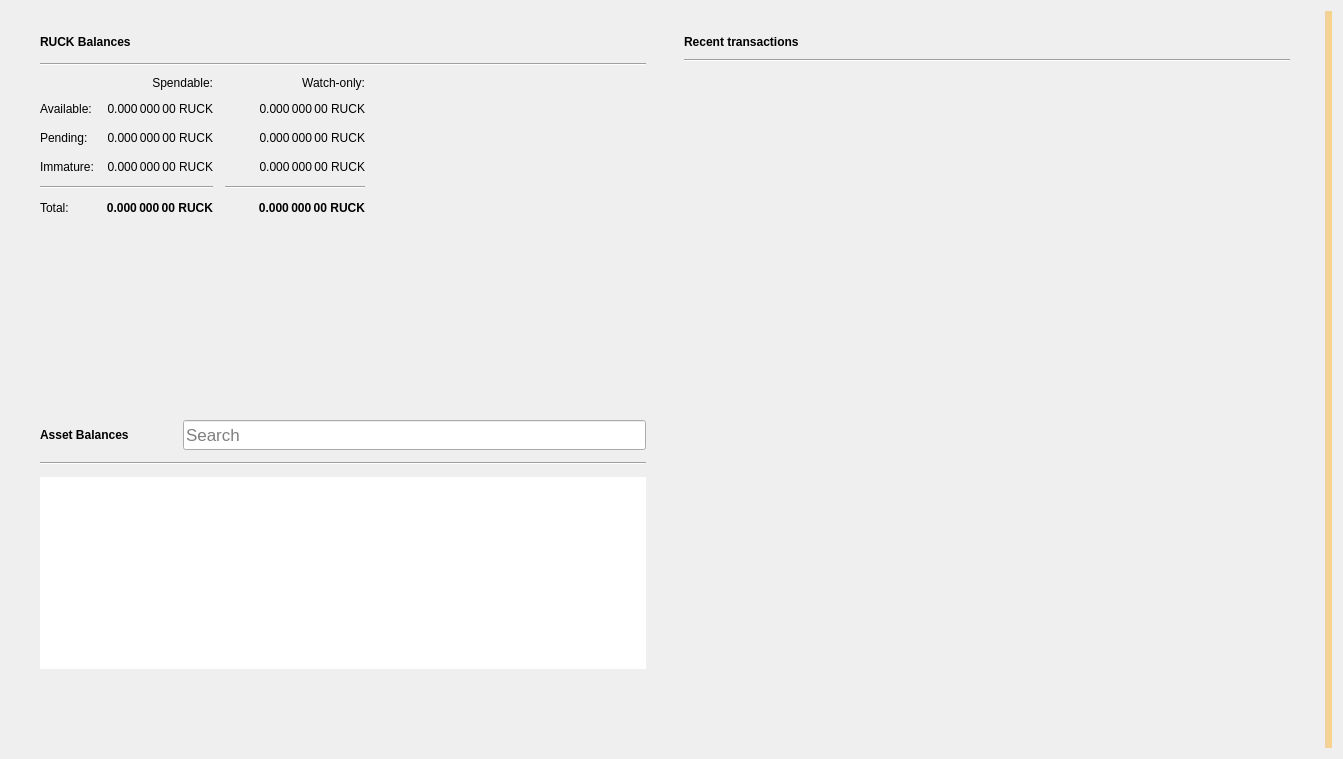
<?xml version="1.0" encoding="UTF-8"?>
<ui version="4.0">
 <class>OverviewPage</class>
 <widget class="QWidget" name="OverviewPage">
  <property name="geometry">
   <rect>
    <x>0</x>
    <y>0</y>
    <width>1343</width>
    <height>759</height>
   </rect>
  </property>
  <property name="minimumSize">
   <size>
    <width>760</width>
    <height>0</height>
   </size>
  </property>
  <property name="windowTitle">
   <string>Form</string>
  </property>
  <property name="autoFillBackground">
   <bool>false</bool>
  </property>
  <layout class="QGridLayout" name="gridLayout_3">
   <item row="0" column="1">
    <layout class="QVBoxLayout" name="verticalLayout_7">
     <property name="spacing">
      <number>0</number>
     </property>
     <property name="leftMargin">
      <number>0</number>
     </property>
     <property name="topMargin">
      <number>0</number>
     </property>
     <property name="rightMargin">
      <number>0</number>
     </property>
     <property name="bottomMargin">
      <number>0</number>
     </property>
     <item>
      <layout class="QHBoxLayout" name="horizontalLayout" stretch="0,0">
       <property name="spacing">
        <number>20</number>
       </property>
       <property name="sizeConstraint">
        <enum>QLayout::SetMinAndMaxSize</enum>
       </property>
       <property name="leftMargin">
        <number>20</number>
       </property>
       <property name="topMargin">
        <number>20</number>
       </property>
       <property name="rightMargin">
        <number>20</number>
       </property>
       <property name="bottomMargin">
        <number>20</number>
       </property>
       <item>
        <layout class="QVBoxLayout" name="verticalLayout_2">
         <property name="spacing">
          <number>0</number>
         </property>
         <property name="rightMargin">
          <number>0</number>
         </property>
         <item>
          <widget class="QFrame" name="frame">
           <property name="sizePolicy">
            <sizepolicy hsizetype="Preferred" vsizetype="Preferred">
             <horstretch>0</horstretch>
             <verstretch>0</verstretch>
            </sizepolicy>
           </property>
           <property name="minimumSize">
            <size>
             <width>350</width>
             <height>180</height>
            </size>
           </property>
           <property name="frameShape">
            <enum>QFrame::NoFrame</enum>
           </property>
           <property name="frameShadow">
            <enum>QFrame::Raised</enum>
           </property>
           <property name="lineWidth">
            <number>5</number>
           </property>
           <layout class="QVBoxLayout" name="verticalLayout_4">
            <property name="spacing">
             <number>10</number>
            </property>
            <property name="topMargin">
             <number>0</number>
            </property>
            <property name="bottomMargin">
             <number>0</number>
            </property>
            <item>
             <layout class="QHBoxLayout" name="horizontalLayout_4">
              <property name="spacing">
               <number>6</number>
              </property>
              <item>
               <widget class="QLabel" name="rvnBalancesLabel">
                <property name="font">
                 <font>
                  <weight>75</weight>
                  <bold>true</bold>
                 </font>
                </property>
                <property name="text">
                 <string>RUCK Balances</string>
                </property>
               </widget>
              </item>
              <item>
               <widget class="QPushButton" name="labelWalletStatus">
                <property name="enabled">
                 <bool>true</bool>
                </property>
                <property name="maximumSize">
                 <size>
                  <width>30</width>
                  <height>16777215</height>
                 </size>
                </property>
                <property name="toolTip">
                 <string>The displayed information may be out of date. Your wallet automatically synchronizes with the Raven network after a connection is established, but this process has not completed yet.</string>
                </property>
                <property name="text">
                 <string/>
                </property>
                <property name="icon">
                 <iconset>
                  <normaloff>:/icons/warning</normaloff>
                  <disabledoff>:/icons/warning</disabledoff>:/icons/warning</iconset>
                </property>
                <property name="iconSize">
                 <size>
                  <width>24</width>
                  <height>24</height>
                 </size>
                </property>
                <property name="flat">
                 <bool>true</bool>
                </property>
               </widget>
              </item>
              <item>
               <spacer name="horizontalSpacer_3">
                <property name="orientation">
                 <enum>Qt::Horizontal</enum>
                </property>
                <property name="sizeHint" stdset="0">
                 <size>
                  <width>40</width>
                  <height>20</height>
                 </size>
                </property>
               </spacer>
              </item>
             </layout>
            </item>
            <item>
             <widget class="Line" name="line_2">
              <property name="orientation">
               <enum>Qt::Horizontal</enum>
              </property>
             </widget>
            </item>
            <item>
             <layout class="QGridLayout" name="gridLayout">
              <property name="bottomMargin">
               <number>5</number>
              </property>
              <property name="spacing">
               <number>12</number>
              </property>
              <item row="3" column="2">
               <widget class="QLabel" name="labelWatchImmature">
                <property name="font">
                 <font>
                  <weight>50</weight>
                  <bold>false</bold>
                 </font>
                </property>
                <property name="cursor">
                 <cursorShape>IBeamCursor</cursorShape>
                </property>
                <property name="toolTip">
                 <string>Mined balance in watch-only addresses that has not yet matured</string>
                </property>
                <property name="text">
                 <string notr="true">0.000 000 00 RUCK</string>
                </property>
                <property name="alignment">
                 <set>Qt::AlignRight|Qt::AlignTrailing|Qt::AlignVCenter</set>
                </property>
                <property name="textInteractionFlags">
                 <set>Qt::LinksAccessibleByMouse|Qt::TextSelectableByKeyboard|Qt::TextSelectableByMouse</set>
                </property>
               </widget>
              </item>
              <item row="2" column="3">
               <spacer name="horizontalSpacer_2">
                <property name="orientation">
                 <enum>Qt::Horizontal</enum>
                </property>
                <property name="sizeHint" stdset="0">
                 <size>
                  <width>40</width>
                  <height>20</height>
                 </size>
                </property>
               </spacer>
              </item>
              <item row="1" column="0">
               <widget class="QLabel" name="labelBalanceText">
                <property name="text">
                 <string>Available:</string>
                </property>
               </widget>
              </item>
              <item row="1" column="2">
               <widget class="QLabel" name="labelWatchAvailable">
                <property name="font">
                 <font>
                  <weight>50</weight>
                  <bold>false</bold>
                 </font>
                </property>
                <property name="cursor">
                 <cursorShape>IBeamCursor</cursorShape>
                </property>
                <property name="toolTip">
                 <string>Your current balance in watch-only addresses</string>
                </property>
                <property name="text">
                 <string notr="true">0.000 000 00 RUCK</string>
                </property>
                <property name="alignment">
                 <set>Qt::AlignRight|Qt::AlignTrailing|Qt::AlignVCenter</set>
                </property>
                <property name="textInteractionFlags">
                 <set>Qt::LinksAccessibleByMouse|Qt::TextSelectableByKeyboard|Qt::TextSelectableByMouse</set>
                </property>
               </widget>
              </item>
              <item row="2" column="1">
               <widget class="QLabel" name="labelUnconfirmed">
                <property name="font">
                 <font>
                  <weight>50</weight>
                  <bold>false</bold>
                 </font>
                </property>
                <property name="cursor">
                 <cursorShape>IBeamCursor</cursorShape>
                </property>
                <property name="toolTip">
                 <string>Total of transactions that have yet to be confirmed, and do not yet count toward the spendable balance</string>
                </property>
                <property name="text">
                 <string notr="true">0.000 000 00 RUCK</string>
                </property>
                <property name="alignment">
                 <set>Qt::AlignRight|Qt::AlignTrailing|Qt::AlignVCenter</set>
                </property>
                <property name="textInteractionFlags">
                 <set>Qt::LinksAccessibleByMouse|Qt::TextSelectableByKeyboard|Qt::TextSelectableByMouse</set>
                </property>
               </widget>
              </item>
              <item row="4" column="2">
               <widget class="Line" name="lineWatchBalance">
                <property name="sizePolicy">
                 <sizepolicy hsizetype="Preferred" vsizetype="Fixed">
                  <horstretch>0</horstretch>
                  <verstretch>0</verstretch>
                 </sizepolicy>
                </property>
                <property name="minimumSize">
                 <size>
                  <width>140</width>
                  <height>0</height>
                 </size>
                </property>
                <property name="orientation">
                 <enum>Qt::Horizontal</enum>
                </property>
               </widget>
              </item>
              <item row="0" column="1">
               <widget class="QLabel" name="labelSpendable">
                <property name="text">
                 <string>Spendable:</string>
                </property>
                <property name="alignment">
                 <set>Qt::AlignRight|Qt::AlignTrailing|Qt::AlignVCenter</set>
                </property>
               </widget>
              </item>
              <item row="3" column="0">
               <widget class="QLabel" name="labelImmatureText">
                <property name="text">
                 <string>Immature:</string>
                </property>
               </widget>
              </item>
              <item row="5" column="2">
               <widget class="QLabel" name="labelWatchTotal">
                <property name="font">
                 <font>
                  <weight>75</weight>
                  <bold>true</bold>
                 </font>
                </property>
                <property name="cursor">
                 <cursorShape>IBeamCursor</cursorShape>
                </property>
                <property name="toolTip">
                 <string>Current total balance in watch-only addresses</string>
                </property>
                <property name="text">
                 <string notr="true">0.000 000 00 RUCK</string>
                </property>
                <property name="alignment">
                 <set>Qt::AlignRight|Qt::AlignTrailing|Qt::AlignVCenter</set>
                </property>
                <property name="textInteractionFlags">
                 <set>Qt::LinksAccessibleByMouse|Qt::TextSelectableByKeyboard|Qt::TextSelectableByMouse</set>
                </property>
               </widget>
              </item>
              <item row="4" column="0" colspan="2">
               <widget class="Line" name="line">
                <property name="orientation">
                 <enum>Qt::Horizontal</enum>
                </property>
               </widget>
              </item>
              <item row="0" column="2">
               <widget class="QLabel" name="labelWatchonly">
                <property name="text">
                 <string>Watch-only:</string>
                </property>
                <property name="alignment">
                 <set>Qt::AlignRight|Qt::AlignTrailing|Qt::AlignVCenter</set>
                </property>
               </widget>
              </item>
              <item row="5" column="1">
               <widget class="QLabel" name="labelTotal">
                <property name="font">
                 <font>
                  <weight>75</weight>
                  <bold>true</bold>
                 </font>
                </property>
                <property name="cursor">
                 <cursorShape>IBeamCursor</cursorShape>
                </property>
                <property name="toolTip">
                 <string>Your current total balance</string>
                </property>
                <property name="text">
                 <string notr="true">0.000 000 00 RUCK</string>
                </property>
                <property name="alignment">
                 <set>Qt::AlignRight|Qt::AlignTrailing|Qt::AlignVCenter</set>
                </property>
                <property name="textInteractionFlags">
                 <set>Qt::LinksAccessibleByMouse|Qt::TextSelectableByKeyboard|Qt::TextSelectableByMouse</set>
                </property>
               </widget>
              </item>
              <item row="1" column="1">
               <widget class="QLabel" name="labelBalance">
                <property name="font">
                 <font>
                  <weight>50</weight>
                  <bold>false</bold>
                 </font>
                </property>
                <property name="cursor">
                 <cursorShape>IBeamCursor</cursorShape>
                </property>
                <property name="toolTip">
                 <string>Your current spendable balance</string>
                </property>
                <property name="text">
                 <string notr="true">0.000 000 00 RUCK</string>
                </property>
                <property name="alignment">
                 <set>Qt::AlignRight|Qt::AlignTrailing|Qt::AlignVCenter</set>
                </property>
                <property name="textInteractionFlags">
                 <set>Qt::LinksAccessibleByMouse|Qt::TextSelectableByKeyboard|Qt::TextSelectableByMouse</set>
                </property>
               </widget>
              </item>
              <item row="2" column="0">
               <widget class="QLabel" name="labelPendingText">
                <property name="text">
                 <string>Pending:</string>
                </property>
               </widget>
              </item>
              <item row="5" column="0">
               <widget class="QLabel" name="labelTotalText">
                <property name="text">
                 <string>Total:</string>
                </property>
               </widget>
              </item>
              <item row="3" column="1">
               <widget class="QLabel" name="labelImmature">
                <property name="font">
                 <font>
                  <weight>50</weight>
                  <bold>false</bold>
                 </font>
                </property>
                <property name="cursor">
                 <cursorShape>IBeamCursor</cursorShape>
                </property>
                <property name="toolTip">
                 <string>Mined balance that has not yet matured</string>
                </property>
                <property name="text">
                 <string notr="true">0.000 000 00 RUCK</string>
                </property>
                <property name="alignment">
                 <set>Qt::AlignRight|Qt::AlignTrailing|Qt::AlignVCenter</set>
                </property>
                <property name="textInteractionFlags">
                 <set>Qt::LinksAccessibleByMouse|Qt::TextSelectableByKeyboard|Qt::TextSelectableByMouse</set>
                </property>
               </widget>
              </item>
              <item row="2" column="2">
               <widget class="QLabel" name="labelWatchPending">
                <property name="font">
                 <font>
                  <weight>50</weight>
                  <bold>false</bold>
                 </font>
                </property>
                <property name="cursor">
                 <cursorShape>IBeamCursor</cursorShape>
                </property>
                <property name="toolTip">
                 <string>Unconfirmed transactions to watch-only addresses</string>
                </property>
                <property name="text">
                 <string notr="true">0.000 000 00 RUCK</string>
                </property>
                <property name="alignment">
                 <set>Qt::AlignRight|Qt::AlignTrailing|Qt::AlignVCenter</set>
                </property>
                <property name="textInteractionFlags">
                 <set>Qt::LinksAccessibleByMouse|Qt::TextSelectableByKeyboard|Qt::TextSelectableByMouse</set>
                </property>
               </widget>
              </item>
             </layout>
            </item>
           </layout>
          </widget>
         </item>
         <item>
          <widget class="QWidget" name="assetVerticalSpaceWidget2" native="true">
           <property name="autoFillBackground">
            <bool>false</bool>
           </property>
           <layout class="QVBoxLayout" name="verticalLayout_6">
            <item>
             <spacer name="verticalSpacer_4">
              <property name="orientation">
               <enum>Qt::Vertical</enum>
              </property>
              <property name="sizeType">
               <enum>QSizePolicy::MinimumExpanding</enum>
              </property>
              <property name="sizeHint" stdset="0">
               <size>
                <width>20</width>
                <height>10</height>
               </size>
              </property>
             </spacer>
            </item>
           </layout>
          </widget>
         </item>
         <item>
          <widget class="QFrame" name="assetFrame">
           <property name="minimumSize">
            <size>
             <width>350</width>
             <height>150</height>
            </size>
           </property>
           <property name="autoFillBackground">
            <bool>true</bool>
           </property>
           <property name="frameShape">
            <enum>QFrame::NoFrame</enum>
           </property>
           <property name="frameShadow">
            <enum>QFrame::Plain</enum>
           </property>
           <property name="lineWidth">
            <number>0</number>
           </property>
           <layout class="QVBoxLayout" name="verticalLayout_5">
            <property name="spacing">
             <number>12</number>
            </property>
            <item>
             <layout class="QHBoxLayout" name="assetBalanceHorizontalLayout">
              <item alignment="Qt::AlignVCenter">
               <widget class="QLabel" name="assetBalanceLabel">
                <property name="font">
                 <font>
                  <weight>75</weight>
                  <bold>true</bold>
                 </font>
                </property>
                <property name="text">
                 <string>Asset Balances</string>
                </property>
               </widget>
              </item>
              <item>
               <widget class="QPushButton" name="labelAssetStatus">
                <property name="enabled">
                 <bool>true</bool>
                </property>
                <property name="maximumSize">
                 <size>
                  <width>30</width>
                  <height>16777215</height>
                 </size>
                </property>
                <property name="toolTip">
                 <string>The displayed information may be out of date. Your wallet automatically synchronizes with the Raven network after a connection is established, but this process has not completed yet.</string>
                </property>
                <property name="text">
                 <string/>
                </property>
                <property name="icon">
                 <iconset>
                  <normaloff>:/icons/warning</normaloff>
                  <disabledoff>:/icons/warning</disabledoff>:/icons/warning</iconset>
                </property>
                <property name="iconSize">
                 <size>
                  <width>24</width>
                  <height>24</height>
                 </size>
                </property>
                <property name="flat">
                 <bool>true</bool>
                </property>
               </widget>
              </item>
              <item alignment="Qt::AlignBottom">
               <widget class="QLineEdit" name="assetSearch">
                <property name="sizePolicy">
                 <sizepolicy hsizetype="Expanding" vsizetype="Preferred">
                  <horstretch>0</horstretch>
                  <verstretch>0</verstretch>
                 </sizepolicy>
                </property>
                <property name="minimumSize">
                 <size>
                  <width>0</width>
                  <height>30</height>
                 </size>
                </property>
                <property name="maximumSize">
                 <size>
                  <width>16777215</width>
                  <height>30</height>
                 </size>
                </property>
                <property name="sizeIncrement">
                 <size>
                  <width>0</width>
                  <height>0</height>
                 </size>
                </property>
                <property name="baseSize">
                 <size>
                  <width>0</width>
                  <height>0</height>
                 </size>
                </property>
                <property name="font">
                 <font>
                  <pointsize>13</pointsize>
                 </font>
                </property>
                <property name="maxLength">
                 <number>32</number>
                </property>
                <property name="frame">
                 <bool>true</bool>
                </property>
                <property name="alignment">
                 <set>Qt::AlignLeading|Qt::AlignLeft|Qt::AlignVCenter</set>
                </property>
                <property name="placeholderText">
                 <string>Search</string>
                </property>
                <property name="clearButtonEnabled">
                 <bool>true</bool>
                </property>
               </widget>
              </item>
             </layout>
            </item>
            <item>
             <widget class="Line" name="assetBalanceLine">
              <property name="orientation">
               <enum>Qt::Horizontal</enum>
              </property>
             </widget>
            </item>
            <item>
             <widget class="QListView" name="listAssets">
              <property name="frameShape">
               <enum>QFrame::NoFrame</enum>
              </property>
              <property name="lineWidth">
               <number>0</number>
              </property>
              <property name="verticalScrollMode">
               <enum>QAbstractItemView::ScrollPerItem</enum>
              </property>
             </widget>
            </item>
            <item>
             <widget class="QWidget" name="assetVerticalSpaceWidget" native="true">
              <property name="autoFillBackground">
               <bool>false</bool>
              </property>
              <layout class="QVBoxLayout" name="verticalLayout">
               <item>
                <spacer name="verticalSpacer_3">
                 <property name="orientation">
                  <enum>Qt::Vertical</enum>
                 </property>
                 <property name="sizeHint" stdset="0">
                  <size>
                   <width>20</width>
                   <height>20</height>
                  </size>
                 </property>
                </spacer>
               </item>
              </layout>
             </widget>
            </item>
           </layout>
          </widget>
         </item>
        </layout>
       </item>
       <item>
        <layout class="QVBoxLayout" name="verticalLayout_3">
         <property name="spacing">
          <number>20</number>
         </property>
         <property name="leftMargin">
          <number>0</number>
         </property>
         <item>
          <widget class="QFrame" name="frame_2">
           <property name="sizePolicy">
            <sizepolicy hsizetype="Preferred" vsizetype="Preferred">
             <horstretch>0</horstretch>
             <verstretch>0</verstretch>
            </sizepolicy>
           </property>
           <property name="minimumSize">
            <size>
             <width>350</width>
             <height>0</height>
            </size>
           </property>
           <property name="sizeIncrement">
            <size>
             <width>0</width>
             <height>300</height>
            </size>
           </property>
           <property name="frameShape">
            <enum>QFrame::NoFrame</enum>
           </property>
           <property name="frameShadow">
            <enum>QFrame::Plain</enum>
           </property>
           <property name="lineWidth">
            <number>0</number>
           </property>
           <layout class="QGridLayout" name="gridLayout_2">
            <property name="topMargin">
             <number>0</number>
            </property>
            <property name="horizontalSpacing">
             <number>12</number>
            </property>
            <item row="0" column="0">
             <layout class="QHBoxLayout" name="horizontalLayout_2">
              <property name="spacing">
               <number>6</number>
              </property>
              <item>
               <widget class="QLabel" name="recentTransactionsLabel">
                <property name="font">
                 <font>
                  <weight>75</weight>
                  <bold>true</bold>
                 </font>
                </property>
                <property name="text">
                 <string>Recent transactions</string>
                </property>
               </widget>
              </item>
              <item>
               <widget class="QPushButton" name="labelTransactionsStatus">
                <property name="enabled">
                 <bool>true</bool>
                </property>
                <property name="maximumSize">
                 <size>
                  <width>30</width>
                  <height>16777215</height>
                 </size>
                </property>
                <property name="toolTip">
                 <string>The displayed information may be out of date. Your wallet automatically synchronizes with the Raven network after a connection is established, but this process has not completed yet.</string>
                </property>
                <property name="text">
                 <string/>
                </property>
                <property name="icon">
                 <iconset>
                  <normaloff>:/icons/warning</normaloff>
                  <disabledoff>:/icons/warning</disabledoff>:/icons/warning</iconset>
                </property>
                <property name="iconSize">
                 <size>
                  <width>24</width>
                  <height>24</height>
                 </size>
                </property>
                <property name="flat">
                 <bool>true</bool>
                </property>
               </widget>
              </item>
              <item>
               <spacer name="horizontalSpacer">
                <property name="orientation">
                 <enum>Qt::Horizontal</enum>
                </property>
                <property name="sizeHint" stdset="0">
                 <size>
                  <width>40</width>
                  <height>20</height>
                 </size>
                </property>
               </spacer>
              </item>
             </layout>
            </item>
            <item row="2" column="0">
             <widget class="QListView" name="listTransactions">
              <property name="styleSheet">
               <string notr="true">QListView { background: transparent; }</string>
              </property>
              <property name="frameShape">
               <enum>QFrame::NoFrame</enum>
              </property>
              <property name="verticalScrollBarPolicy">
               <enum>Qt::ScrollBarAlwaysOff</enum>
              </property>
              <property name="horizontalScrollBarPolicy">
               <enum>Qt::ScrollBarAlwaysOff</enum>
              </property>
              <property name="selectionMode">
               <enum>QAbstractItemView::NoSelection</enum>
              </property>
             </widget>
            </item>
            <item row="1" column="0">
             <widget class="Line" name="line_3">
              <property name="orientation">
               <enum>Qt::Horizontal</enum>
              </property>
             </widget>
            </item>
           </layout>
          </widget>
         </item>
        </layout>
       </item>
      </layout>
     </item>
    </layout>
   </item>
   <item row="0" column="3">
    <widget class="QLabel" name="labelAlerts">
     <property name="visible">
      <bool>true</bool>
     </property>
     <property name="styleSheet">
      <string notr="true">QLabel { background-color: qlineargradient(x1: 0, y1: 0, x2: 1, y2: 0, stop:0 #F0D0A0, stop:1 #F8D488); color:#000000; }</string>
     </property>
     <property name="wordWrap">
      <bool>true</bool>
     </property>
     <property name="margin">
      <number>3</number>
     </property>
     <property name="textInteractionFlags">
      <set>Qt::TextSelectableByMouse</set>
     </property>
    </widget>
   </item>
  </layout>
 </widget>
 <resources/>
 <connections/>
</ui>
